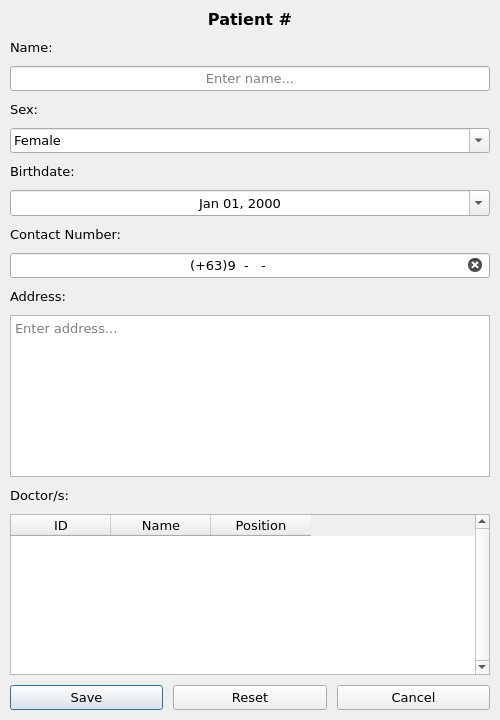
<?xml version="1.0" encoding="UTF-8"?>
<ui version="4.0">
 <class>PatientDialog</class>
 <widget class="QDialog" name="PatientDialog">
  <property name="geometry">
   <rect>
    <x>0</x>
    <y>0</y>
    <width>500</width>
    <height>720</height>
   </rect>
  </property>
  <property name="minimumSize">
   <size>
    <width>500</width>
    <height>720</height>
   </size>
  </property>
  <property name="maximumSize">
   <size>
    <width>500</width>
    <height>720</height>
   </size>
  </property>
  <property name="font">
   <font>
    <family>Verdana</family>
    <pointsize>10</pointsize>
   </font>
  </property>
  <property name="windowTitle">
   <string>Chan Pediatric Clinic</string>
  </property>
  <property name="windowIcon">
   <iconset resource="../Resource/resource.qrc">
    <normaloff>:/window_icon.ico</normaloff>:/window_icon.ico</iconset>
  </property>
  <property name="modal">
   <bool>true</bool>
  </property>
  <layout class="QVBoxLayout" name="main_layout" stretch="0,0,1,0,1,0,1,0,1,0,1,0,1,0">
   <property name="spacing">
    <number>10</number>
   </property>
   <property name="leftMargin">
    <number>10</number>
   </property>
   <property name="topMargin">
    <number>10</number>
   </property>
   <property name="rightMargin">
    <number>10</number>
   </property>
   <property name="bottomMargin">
    <number>10</number>
   </property>
   <item>
    <widget class="QLabel" name="lbl_id">
     <property name="font">
      <font>
       <family>Verdana</family>
       <pointsize>12</pointsize>
       <weight>75</weight>
       <bold>true</bold>
      </font>
     </property>
     <property name="text">
      <string>Patient #</string>
     </property>
     <property name="alignment">
      <set>Qt::AlignCenter</set>
     </property>
    </widget>
   </item>
   <item>
    <widget class="QLabel" name="lbl_name">
     <property name="text">
      <string>Name:</string>
     </property>
    </widget>
   </item>
   <item>
    <widget class="QLineEdit" name="lnedit_name">
     <property name="alignment">
      <set>Qt::AlignCenter</set>
     </property>
     <property name="placeholderText">
      <string>Enter name...</string>
     </property>
     <property name="clearButtonEnabled">
      <bool>true</bool>
     </property>
    </widget>
   </item>
   <item>
    <widget class="QLabel" name="lbl_sex">
     <property name="text">
      <string>Sex:</string>
     </property>
    </widget>
   </item>
   <item>
    <widget class="QComboBox" name="cmbx_sex">
     <property name="styleSheet">
      <string notr="true"/>
     </property>
     <property name="editable">
      <bool>true</bool>
     </property>
     <property name="currentIndex">
      <number>0</number>
     </property>
     <property name="maxVisibleItems">
      <number>2</number>
     </property>
     <property name="maxCount">
      <number>2</number>
     </property>
     <property name="modelColumn">
      <number>0</number>
     </property>
     <item>
      <property name="text">
       <string>Female</string>
      </property>
     </item>
     <item>
      <property name="text">
       <string>Male</string>
      </property>
     </item>
    </widget>
   </item>
   <item>
    <widget class="QLabel" name="lbl_birthdate">
     <property name="text">
      <string>Birthdate:</string>
     </property>
    </widget>
   </item>
   <item>
    <widget class="QDateEdit" name="dtedit_birthdate">
     <property name="alignment">
      <set>Qt::AlignCenter</set>
     </property>
     <property name="buttonSymbols">
      <enum>QAbstractSpinBox::NoButtons</enum>
     </property>
     <property name="showGroupSeparator" stdset="0">
      <bool>false</bool>
     </property>
     <property name="displayFormat">
      <string>MMM dd, yyyy</string>
     </property>
     <property name="calendarPopup">
      <bool>true</bool>
     </property>
    </widget>
   </item>
   <item>
    <widget class="QLabel" name="lbl_contact_number">
     <property name="text">
      <string>Contact Number:</string>
     </property>
    </widget>
   </item>
   <item>
    <widget class="QLineEdit" name="lnedit_contact_number">
     <property name="inputMask">
      <string>(+63)\900-000-0000</string>
     </property>
     <property name="cursorPosition">
      <number>0</number>
     </property>
     <property name="alignment">
      <set>Qt::AlignCenter</set>
     </property>
     <property name="placeholderText">
      <string>Enter contact number...</string>
     </property>
     <property name="clearButtonEnabled">
      <bool>true</bool>
     </property>
    </widget>
   </item>
   <item>
    <widget class="QLabel" name="lbl_address">
     <property name="text">
      <string>Address:</string>
     </property>
    </widget>
   </item>
   <item>
    <widget class="QTextEdit" name="txtedit_address">
     <property name="horizontalScrollBarPolicy">
      <enum>Qt::ScrollBarAlwaysOff</enum>
     </property>
     <property name="tabChangesFocus">
      <bool>true</bool>
     </property>
     <property name="placeholderText">
      <string>Enter address...</string>
     </property>
    </widget>
   </item>
   <item>
    <widget class="QLabel" name="lbl_doctors">
     <property name="text">
      <string>Doctor/s:</string>
     </property>
    </widget>
   </item>
   <item>
    <widget class="QTableWidget" name="tblwdgt_doctors">
     <property name="verticalScrollBarPolicy">
      <enum>Qt::ScrollBarAlwaysOn</enum>
     </property>
     <property name="editTriggers">
      <set>QAbstractItemView::NoEditTriggers</set>
     </property>
     <property name="alternatingRowColors">
      <bool>true</bool>
     </property>
     <property name="selectionMode">
      <enum>QAbstractItemView::SingleSelection</enum>
     </property>
     <property name="selectionBehavior">
      <enum>QAbstractItemView::SelectRows</enum>
     </property>
     <property name="cornerButtonEnabled">
      <bool>false</bool>
     </property>
     <attribute name="horizontalHeaderHighlightSections">
      <bool>false</bool>
     </attribute>
     <attribute name="verticalHeaderVisible">
      <bool>false</bool>
     </attribute>
     <column>
      <property name="text">
       <string>ID</string>
      </property>
     </column>
     <column>
      <property name="text">
       <string>Name</string>
      </property>
     </column>
     <column>
      <property name="text">
       <string>Position</string>
      </property>
     </column>
    </widget>
   </item>
   <item>
    <widget class="QWidget" name="wdgt_dialog_buttons" native="true">
     <property name="sizePolicy">
      <sizepolicy hsizetype="Preferred" vsizetype="Minimum">
       <horstretch>0</horstretch>
       <verstretch>0</verstretch>
      </sizepolicy>
     </property>
     <layout class="QHBoxLayout" name="wdgt_dialog_buttons_2" stretch="1,1,1">
      <property name="spacing">
       <number>10</number>
      </property>
      <property name="leftMargin">
       <number>0</number>
      </property>
      <property name="topMargin">
       <number>0</number>
      </property>
      <property name="rightMargin">
       <number>0</number>
      </property>
      <property name="bottomMargin">
       <number>0</number>
      </property>
      <item>
       <widget class="QPushButton" name="pshbtn_add_save">
        <property name="cursor">
         <cursorShape>PointingHandCursor</cursorShape>
        </property>
        <property name="text">
         <string>Save</string>
        </property>
       </widget>
      </item>
      <item>
       <widget class="QPushButton" name="pshbtn_clear_reset">
        <property name="cursor">
         <cursorShape>PointingHandCursor</cursorShape>
        </property>
        <property name="text">
         <string>Reset</string>
        </property>
       </widget>
      </item>
      <item>
       <widget class="QPushButton" name="pshbtn_cancel">
        <property name="cursor">
         <cursorShape>PointingHandCursor</cursorShape>
        </property>
        <property name="text">
         <string>Cancel</string>
        </property>
       </widget>
      </item>
     </layout>
    </widget>
   </item>
  </layout>
 </widget>
 <resources>
  <include location="../Resource/resource.qrc"/>
 </resources>
 <connections/>
</ui>
